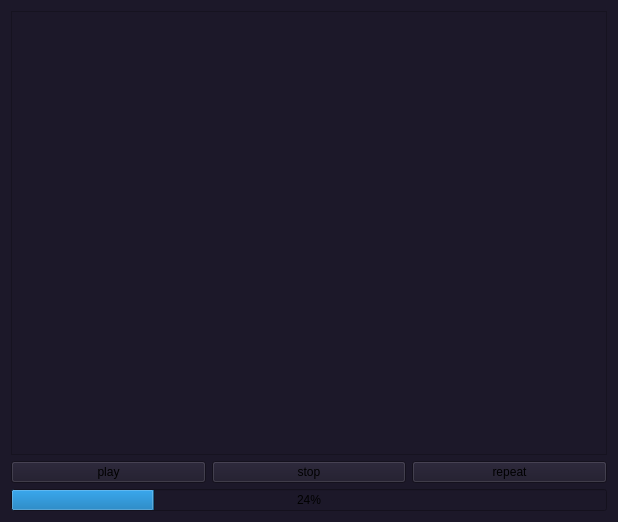
<?xml version="1.0" encoding="UTF-8"?>
<ui version="4.0">
 <class>Fenettreprincipal</class>
 <widget class="QMainWindow" name="Fenettreprincipal">
  <property name="geometry">
   <rect>
    <x>0</x>
    <y>0</y>
    <width>618</width>
    <height>522</height>
   </rect>
  </property>
  <property name="windowTitle">
   <string>application 1</string>
  </property>
  <property name="styleSheet">
   <string notr="true">*{
background-color : rgb(28, 24, 41)
}</string>
  </property>
  <widget class="QWidget" name="centralWidget">
   <layout class="QGridLayout" name="gridLayout">
    <item row="0" column="0" colspan="3">
     <widget class="QListWidget" name="playList">
      <property name="autoFillBackground">
       <bool>false</bool>
      </property>
      <property name="tabKeyNavigation">
       <bool>false</bool>
      </property>
      <property name="showDropIndicator" stdset="0">
       <bool>false</bool>
      </property>
      <property name="movement">
       <enum>QListView::Static</enum>
      </property>
     </widget>
    </item>
    <item row="1" column="0">
     <widget class="QPushButton" name="pushButton">
      <property name="styleSheet">
       <string notr="true"/>
      </property>
      <property name="text">
       <string>play</string>
      </property>
     </widget>
    </item>
    <item row="1" column="1">
     <widget class="QPushButton" name="pushButton_3">
      <property name="text">
       <string>stop</string>
      </property>
     </widget>
    </item>
    <item row="1" column="2">
     <widget class="QPushButton" name="pushButton_2">
      <property name="styleSheet">
       <string notr="true"/>
      </property>
      <property name="text">
       <string>repeat</string>
      </property>
     </widget>
    </item>
    <item row="2" column="0" colspan="3">
     <widget class="QProgressBar" name="time_music">
      <property name="value">
       <number>24</number>
      </property>
     </widget>
    </item>
   </layout>
  </widget>
 </widget>
 <layoutdefault spacing="6" margin="11"/>
 <resources/>
 <connections/>
</ui>
